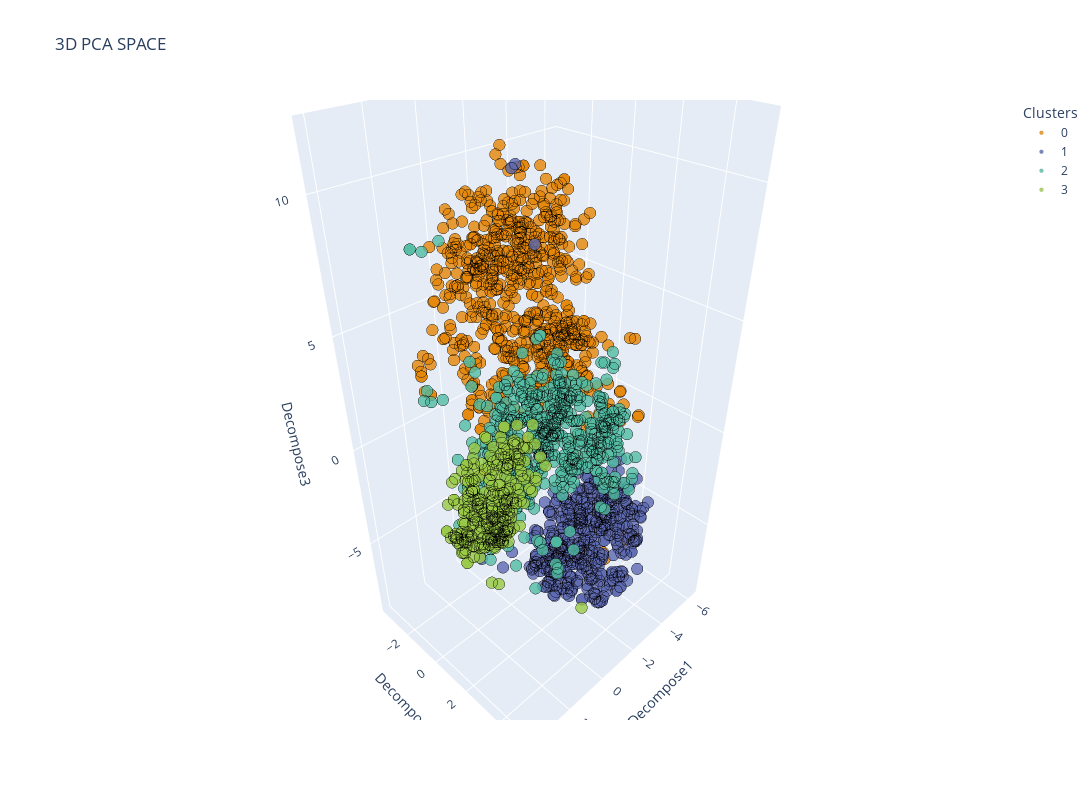

Notebook code for this chart:
### Code cell
# Create visuals for the birch model using the TSNE

birch_tsne_3D_visuals = visual_tSNE_3D.copy()
birch_tsne_3D_visuals['Clusters'] = brc_cluster
plotter(birch_tsne_3D_visuals, expected_features= 3, opacity=0.8, width_line = 0.1)

### Figure 1 — Plotly figure (JSON) as saved in the notebook; plotly's stock layout.template omitted (floating-point values rounded to 4 significant figures; data arrays with more than 128 entries replaced by an {"elided": "..."} marker saying what was removed)
{"data": [{"hovertemplate": "Clusters=0<br>Decompose1=%{x}<br>Decompose2=%{y}<br>Decompose3=%{z}<extra></extra>", "legendgroup": "0", "marker": {"color": "rgb(229, 134, 6)", "line": {"color": "black", "width": 0.1}, "opacity": 0.8, "size": 4, "symbol": "circle"}, "mode": "markers", "name": "0", "scene": "scene", "showlegend": true, "type": "scatter3d", "x": {"elided": "728 float values"}, "y": {"elided": "728 float values"}, "z": {"elided": "728 float values"}}, {"hovertemplate": "Clusters=1<br>Decompose1=%{x}<br>Decompose2=%{y}<br>Decompose3=%{z}<extra></extra>", "legendgroup": "1", "marker": {"color": "rgb(93, 105, 177)", "line": {"color": "black", "width": 0.1}, "opacity": 0.8, "size": 4, "symbol": "circle"}, "mode": "markers", "name": "1", "scene": "scene", "showlegend": true, "type": "scatter3d", "x": {"elided": "466 float values"}, "y": {"elided": "466 float values"}, "z": {"elided": "466 float values"}}, {"hovertemplate": "Clusters=2<br>Decompose1=%{x}<br>Decompose2=%{y}<br>Decompose3=%{z}<extra></extra>", "legendgroup": "2", "marker": {"color": "rgb(82, 188, 163)", "line": {"color": "black", "width": 0.1}, "opacity": 0.8, "size": 4, "symbol": "circle"}, "mode": "markers", "name": "2", "scene": "scene", "showlegend": true, "type": "scatter3d", "x": {"elided": "509 float values"}, "y": {"elided": "509 float values"}, "z": {"elided": "509 float values"}}, {"hovertemplate": "Clusters=3<br>Decompose1=%{x}<br>Decompose2=%{y}<br>Decompose3=%{z}<extra></extra>", "legendgroup": "3", "marker": {"color": "rgb(153, 201, 69)", "line": {"color": "black", "width": 0.1}, "opacity": 0.8, "size": 4, "symbol": "circle"}, "mode": "markers", "name": "3", "scene": "scene", "showlegend": true, "type": "scatter3d", "x": {"elided": "291 float values"}, "y": {"elided": "291 float values"}, "z": {"elided": "291 float values"}}], "layout": {"autosize": true, "height": 800, "legend": {"title": {"text": "Clusters"}, "tracegroupgap": 0}, "scene": {"domain": {"x": [0, 1], "y": [0, 1]}, "xaxis": {"title": {"text": "Decompose1"}}, "yaxis": {"title": {"text": "Decompose2"}}, "zaxis": {"title": {"text": "Decompose3"}}}, "showlegend": true, "title": {"text": "3D PCA SPACE"}, "width": 1300}}
